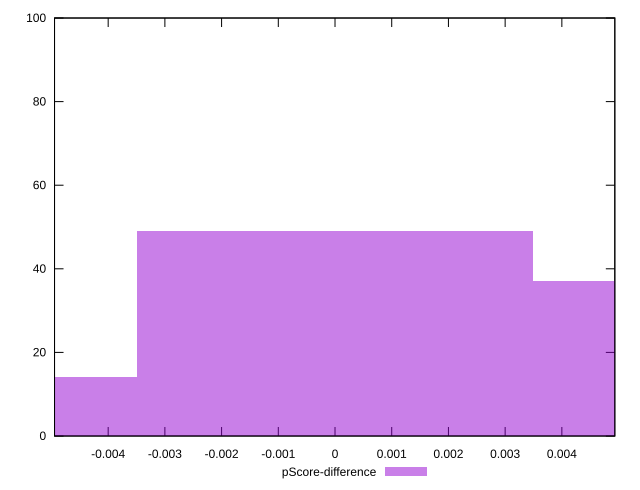

Generate this figure with gnuplot:
reset

$pScoreDifference <<EOF
0.006997636961345736 37
0 49
-0.006997636961345736 14
EOF

set key outside below
set boxwidth 0.006997636961345736
set xrange [-0.004945957480423924:0.0049340931881060035]
set yrange [0:100]
set trange [0:100]
set style fill transparent solid 0.5 noborder
set terminal svg size 640, 490 enhanced background rgb 'white'
set output "report_00017_2021-02-10T15-08-03.406Z/interactive/samples/pages+cached+noadtech+nomedia+nocss/pScore-difference/histogram.svg"

plot $pScoreDifference title "pScore-difference" with boxes

reset
